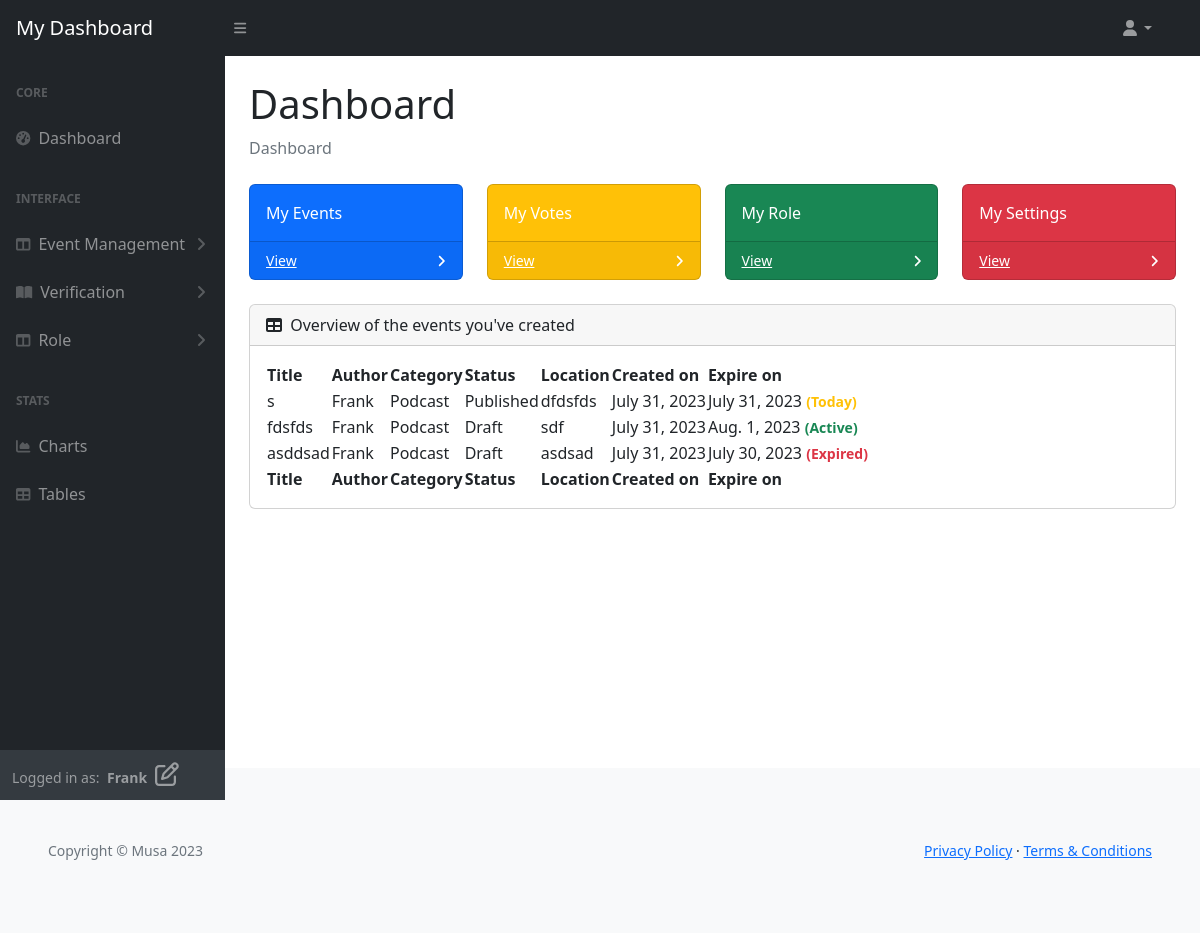
Screenshot of /user/ (signed in) with the database file from the repository.
### musa/models.py (models this page shows)
class UserProfile(AbstractUser):
    verified = models.BooleanField(default=False)
    role = models.IntegerField(choices=ROLES, default=0)
    user_card = models.ManyToManyField(
        'vote_management.VoteCard', through='vote_management.VoteRecord', related_name='user_cards')
    class Meta:
        ordering = ['username']
    def __str__(self):
        return self.username

### vote_management/models.py (models this page shows, shortened)
class VoteCard(models.Model):
    title = models.CharField(max_length=80, unique=True)
    slug = models.SlugField(max_length=200, unique=True)
    author = models.ForeignKey(
        'musa.UserProfile', on_delete=models.CASCADE, related_name="card_author")
    category = models.ForeignKey(
        Category, on_delete=models.CASCADE, related_name="categories")
    mission = models.CharField(max_length=80)
    location = models.CharField(max_length=80)
    description = models.TextField(max_length=400)
    expire = models.DateField()
    event_image = CloudinaryField('image', default='placeholder')
    vote_record = models.ManyToManyField('musa.UserProfile', through='VoteRecord',
                                         related_name='user_votes', blank=True)
    candidates = models.ManyToManyField('ElectedPerson', related_name='vote_cards',
                                        blank=True)
    status = models.IntegerField(choices=STATUS, default=0)
    excerpt = models.TextField(blank=True)
    created_on = models.DateField(auto_now_add=True)
    class Meta:
        ordering = ['-created_on']

class Category(models.Model):
    category_name = models.CharField(max_length=50, unique=True)
    class Meta:
        ordering = ['category_name']
        verbose_name_plural = "Categories"

### user_profile/views.py (the view)
# urls.py: path('user/', UserDashboard.as_view(),
class UserDashboard(UserRequiredMixin, generic.DetailView):
    model = UserProfile
    template_name = 'backend/user-dashboard/index.html'
    context_object_name = 'user_dashboard'
    def get_object(self, queryset=None):
        return get_object_or_404(UserProfile, pk=self.request.user.pk)
    def get_context_data(self, **kwargs):
        context = super().get_context_data(**kwargs)
        user_profile = self.get_object()
        context['vote_cards'] = user_profile.user_card.order_by(
            '-created_on').all()
        return context

### user_profile/views.py (called while the page is built)
    def test_func(self):
        user_profile = self.request.user
        return user_profile.is_authenticated and (
            user_profile.role in [0, 1]
        )

### templates/backend/user-dashboard/index.html
{% extends "backend/user-dashboard/base.html" %}
{% block content%}
<div id="layoutSidenav_content">
    <main>
        <div class="container-fluid p-4 pt-0">
            <h1 class="mt-4">Dashboard</h1>
            <ol class="breadcrumb mb-4">
                <li class="breadcrumb-item active">Dashboard</li>
            </ol>
            <div class="row">
                <div class="col-xl-3 col-md-6">
                    <div class="card bg-primary text-white mb-4">
                        <div class="card-body">My Events</div>
                        <div class="card-footer d-flex align-items-center justify-content-between">
                            <a class="small text-white stretched-link" href="{% url 'user_all_events' %}">View </a>
                            <div class="small text-white"><i class="fas fa-angle-right"></i></div>
                        </div>
                    </div>
                </div>
                <div class="col-xl-3 col-md-6">
                    <div class="card bg-warning text-white mb-4">
                        <div class="card-body">My Votes</div>
                        <div class="card-footer d-flex align-items-center justify-content-between">
                            <a class="small text-white stretched-link" href="#">View </a>
                            <div class="small text-white"><i class="fas fa-angle-right"></i></div>
                        </div>
                    </div>
                </div>
                <div class="col-xl-3 col-md-6">
                    <div class="card bg-success text-white mb-4">
                        <div class="card-body">My Role</div>
                        <div class="card-footer d-flex align-items-center justify-content-between">
                            <a class="small text-white stretched-link" href="{% url 'user_role' %}">View </a>
                            <div class="small text-white"><i class="fas fa-angle-right"></i></div>
                        </div>
                    </div>
                </div>
                <div class="col-xl-3 col-md-6">
                    <div class="card bg-danger text-white mb-4">
                        <div class="card-body">My Settings</div>
                        <div class="card-footer d-flex align-items-center justify-content-between">
                            <a class="small text-white stretched-link" href="{% url 'user_settings' %}">View </a>
                            <div class="small text-white"><i class="fas fa-angle-right"></i></div>
                        </div>
                    </div>
                </div>
            </div>
            <div class="card mb-4">
                <div class="card-header">
                    <i class="fas fa-table me-1"></i>
                    Overview of the events you've created
                </div>
                <div class="card-body">
                    <table id="datatablesSimple">
                        <thead>
                            <tr>
                                <th>Title</th>
                                <th>Author</th>
                                <th>Category</th>
                                <th>Status</th>
                                <th>Location</th>
                                <th>Created on</th>
                                <th>Expire on</th>
                            </tr>
                        </thead>
                        <tfoot>
                            <tr>
                                <th>Title</th>
                                <th>Author</th>
                                <th>Category</th>
                                <th>Status</th>
                                <th>Location</th>
                                <th>Created on</th>
                                <th>Expire on</th>
                            </tr>
                        </tfoot>
                        <tbody>
                            {% for event in user_dashboard.card_author.all %}
                            <tr>
                                <td>{{ event.title }}</td>
                                <td>{{ event.author }}</td>
                                <td>{{ event.category.category_name }}</td>
                                <td>{{ event.get_status_display }}</td>
                                <td>{{ event.location }}</td>
                                <td>{{ event.created_on }}</td>
                                {% if event.expire|date:"Y-m-d" == current_date %}
                                <td>{{ event.expire }}
                                    <small class="text-warning fw-semibold">(Today)</small>
                                </td>
                                {% elif event.expire|date:"Y-m-d" < current_date %}
                                <td>{{ event.expire }}
                                    <small class="text-danger fw-semibold">(Expired)</small>
                                </td>
                                {% else %}
                                <td>{{ event.expire }}
                                    <small class="text-success fw-semibold">(Active)</small>
                                </td>
                                {% endif %}
                            </tr>
                            {% endfor %}
                        </tbody>
                    </table>
                </div>
            </div>
        </div>
    </main>
</div>
{% endblock %}

### templates/backend/user-dashboard/base.html (shortened to what this page needs)
{% load static %}
{% now "Y-m-d" as current_date %}
<!DOCTYPE html>
<html lang="en">
<head>
    <link href="https://cdn.jsdelivr.net/npm/simple-datatables@7.1.2/dist/style.min.css" rel="stylesheet" />
    <link href="{% static 'user/css/styles.css' %}" rel="stylesheet" />
</head>
<body class="sb-nav-fixed">
    <nav class="sb-topnav navbar navbar-expand navbar-dark bg-dark">
        <a class="navbar-brand ps-3" href="{% url 'user_dashboard' %}">My Dashboard</a>
        <button class="btn btn-link btn-sm order-1 order-lg-0 me-4 me-lg-0" id="sidebarToggle" href="#!"><i
                class="fas fa-bars"></i></button>
        <div class="d-md-inline-block form-inline ms-auto me-0 me-md-3 my-2 my-md-0">
            <ul class="navbar-nav ms-auto ms-md-0 me-3 me-lg-4">
                <li class="nav-item dropdown">
                    <a class="nav-link dropdown-toggle" id="navbarDropdown" href="#" role="button"
                        data-bs-toggle="dropdown" aria-expanded="false"><i class="fas fa-user fa-fw"></i></a>
                </li>
            </ul>
        </div>
    </nav>
    <div id="layoutSidenav">
        <div id="layoutSidenav_nav">
            <nav class="sb-sidenav accordion sb-sidenav-dark" id="sidenavAccordion">
                <div class="sb-sidenav-menu">
                    <div class="nav">
                        <div class="sb-sidenav-menu-heading">Core</div>
                        <a class="nav-link" href="{% url 'user_dashboard' %}">
                            <div class="sb-nav-link-icon"><i class="fas fa-tachometer-alt"></i></div>
                            Dashboard
                        </a>
                        <div class="sb-sidenav-menu-heading">Interface</div>
                        <a class="nav-link collapsed" href="#" data-bs-toggle="collapse"
                            data-bs-target="#collapseLayouts" aria-expanded="false" aria-controls="collapseLayouts">
                            <div class="sb-nav-link-icon"><i class="fas fa-columns"></i></div>
                            Event Management
                            <div class="sb-sidenav-collapse-arrow"><i class="fas fa-angle-down"></i></div>
                        </a>
                        <a class="nav-link collapsed" href="#" data-bs-toggle="collapse" data-bs-target="#collapsePages"
                            aria-expanded="false" aria-controls="collapsePages">
                            <div class="sb-nav-link-icon"><i class="fas fa-book-open"></i></div>
                            Verification
                            <div class="sb-sidenav-collapse-arrow"><i class="fas fa-angle-down"></i></div>
                        </a>
                        <a class="nav-link collapsed" href="#" data-bs-toggle="collapse" data-bs-target="#collapseRole"
                            aria-expanded="false" aria-controls="collapseRole">
                            <div class="sb-nav-link-icon"><i class="fas fa-columns"></i></div>
                            Role
                            <div class="sb-sidenav-collapse-arrow"><i class="fas fa-angle-down"></i></div>
                        </a>
                        <div class="sb-sidenav-menu-heading">Stats</div>
                        <a class="nav-link" href="charts.html">
                            <div class="sb-nav-link-icon"><i class="fas fa-chart-area"></i></div>
                            Charts
                        </a>
                        <a class="nav-link" href="tables.html">
                            <div class="sb-nav-link-icon"><i class="fas fa-table"></i></div>
                            Tables
                        </a>
                    </div>
                </div>
                <div class="sb-sidenav-footer">
                    <div class="small">Logged in as:
                        <span class="px-1"><strong>{{ request.user.username }}
                                {% if request.user.role == 0 %}
                                <i class="fa-regular fa-user px-1 fs-4 text"></i>
                                {% elif request.user.role == 1 %}
                                <i class="fa-regular fa-pen-to-square px-1 fs-4 text"></i>
                                {% endif %}
                            </strong>
                        </span>
                    </div>
                </div>
            </nav>
        </div>
        {% block content %}
        {% endblock content %}
    </div>
    <footer class="py-4 bg-light mt-4">
        <div class="container-fluid p-5">
            <div class="d-flex align-items-center justify-content-between small">
                <div class="text-muted">Copyright &copy; Musa 2023</div>
                <div>
                    <a href="#">Privacy Policy</a>
                    &middot;
                    <a href="#">Terms &amp; Conditions</a>
                </div>
            </div>
        </div>
    </footer>
</body>
</html>

### rows the page displays
UserProfile: user.username "Frank"
VoteCard: title "s", author "Frank", category.category_name "Podcast", status "Published", location "dfdsfds", created_on "July 31, 2023", expire "July 31, 2023"
VoteCard: title "fdsfds", author "Frank", category.category_name "Podcast", status "Draft", location "sdf", created_on "July 31, 2023", expire "Aug. 1, 2023"
VoteCard: title "asddsad", author "Frank", category.category_name "Podcast", status "Draft", location "asdsad", created_on "July 31, 2023", expire "July 30, 2023"
